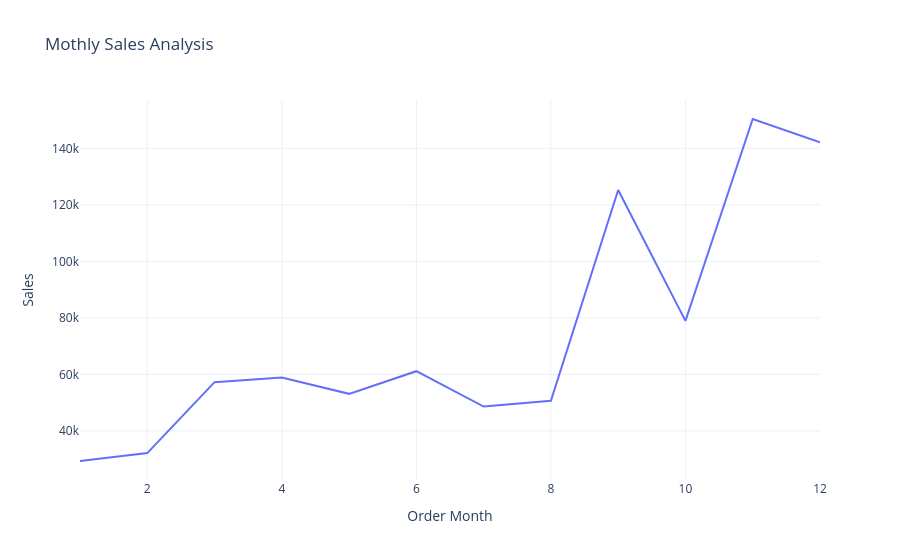

Notebook source saved alongside this figure:
### Code cell
fig = px.line(sales_by_month,
              x='Order Month',
              y='Sales',
              title='Mothly Sales Analysis')
fig.show()

### Figure 1 — Plotly figure (JSON) as saved in the notebook; plotly's stock layout.template omitted (floating-point values rounded to 4 significant figures)
{"data": [{"hovertemplate": "Order Month=%{x}<br>Sales=%{y}<extra></extra>", "legendgroup": "", "line": {"color": "#636efa", "dash": "solid"}, "marker": {"symbol": "circle"}, "mode": "lines", "name": "", "orientation": "v", "showlegend": false, "type": "scatter", "x": [1.0, 2.0, 3.0, 4.0, 5.0, 6.0, 7.0, 8.0, 9.0, 10.0, 11.0, 12.0], "xaxis": "x", "y": [29370.0, 32170.0, 57260.0, 58890.0, 53130.0, 61140.0, 48620.0, 50660.0, 125200.0, 78960.0, 150400.0, 142100.0], "yaxis": "y"}], "layout": {"legend": {"tracegroupgap": 0}, "title": {"text": "Mothly Sales Analysis"}, "xaxis": {"anchor": "y", "domain": [0, 1], "title": {"text": "Order Month"}}, "yaxis": {"anchor": "x", "domain": [0, 1], "title": {"text": "Sales"}}}}
